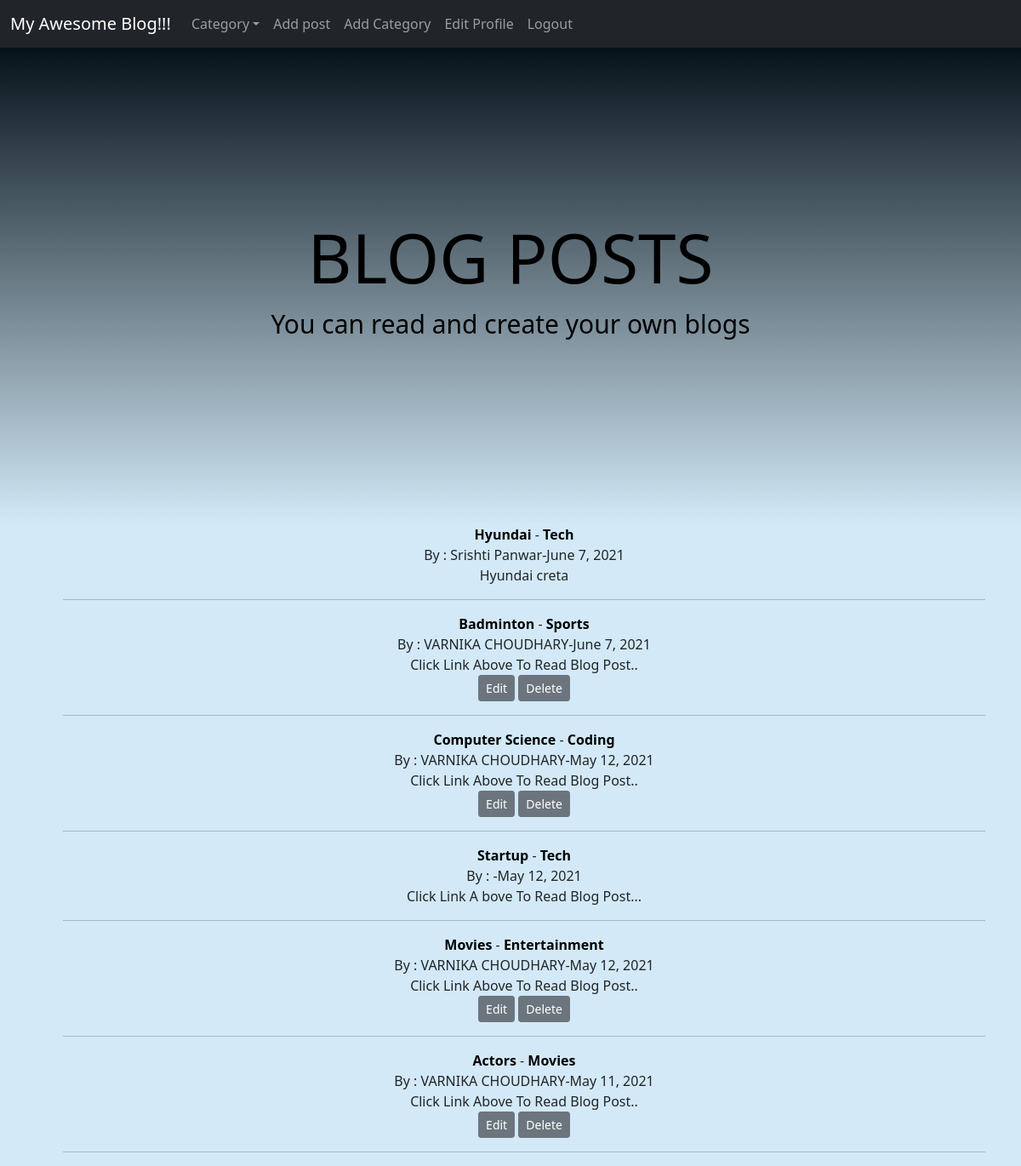
The page / (signed in) on the database its author committed.
### myblog/models.py (models this page shows, shortened)
class Post(models.Model):
    title = models.CharField(max_length=25)
    title_tag = models.CharField(max_length=50, default="My Awesome Blog")
    author = models.ForeignKey(User, on_delete=models.CASCADE)
    body = RichTextField(blank=True, null=True)
    post_date = models.DateField(auto_now_add=True)
    category = models.CharField(max_length=200,default='coding')
    snippet = models.CharField(max_length=200,default='')

### myblog/views.py (the view)
# urls.py: path('', HomeView.as_view(), name= "home"),
class HomeView(ListView):
    model = Post
    template_name = 'home.html'
    ordering = ['-post_date']
    def get_context_data(self, *args, **kwargs):
        cat_menu = Category.objects.all()
        context =super(HomeView, self).get_context_data(*args, **kwargs)
        context["cat_menu"] = cat_menu
        return context

### myblog/models.py (called while the page is built)
    def __str__(self):
       return self.name

### myblog/templates/home.html (shortened to what this page needs)
<!doctype html>
<html lang="en">
  <head>
    <link href="https://cdn.jsdelivr.net/npm/bootstrap@5.0.0/dist/css/bootstrap.min.css" rel="stylesheet">
    {% extends 'base.html' %}
      {% block content %}
      <ul>
      {% for post in object_list %}
      <a href="{% url 'article-detail' post.pk %}" style="text-decoration: none;color: black;font-weight: bold;"> {{post.title }} </a>-
        <a href="{% url 'category' post.category|slugify %}" style="text-decoration: none;color: black;font-weight: bold;">{{post.category}}</a><br>
      By : {{ post.author.first_name}} {{ post.author.last_name}}-{{post.post_date}} <br>
          {{post.snippet}}
          {% if user.is_authenticated %}
          {% if user.id == post.author.id %}
          <br>
          <small><a href="{% url 'update_post' post.pk %}" class="btn btn-secondary   btn-sm">Edit</a></small>  <small><a href="{% url 'delete_post' post.pk %}" class="btn btn-secondary  btn-sm">Delete</a></small>
          {% endif%}
          {% endif%}
          <br>
          <hr>
      {% endfor%}
      </ul>
      {% endblock %}

### myblog/templates/base.html (style rules this page uses)
* { padding: 0; margin:0; box-sizing: border-box; }

### rows shown on the page
Post: title "Hyundai", category "Tech", author.first_name "Srishti", author.last_name "Panwar", post_date "June 7, 2021", snippet "Hyundai creta"
Post: title "Badminton", category "Sports", author.first_name "VARNIKA", author.last_name "CHOUDHARY", post_date "June 7, 2021", snippet "Click Link Above To Read Blog Post..", shows "Edit"
Post: title "Computer Science", category "Coding", author.first_name "VARNIKA", author.last_name "CHOUDHARY", post_date "May 12, 2021", snippet "Click Link Above To Read Blog Post..", shows "Edit"
Post: title "Startup", category "Tech", post_date "May 12, 2021", snippet "Click Link A bove To Read Blog Post..."
Post: title "Movies", category "Entertainment", author.first_name "VARNIKA", author.last_name "CHOUDHARY", post_date "May 12, 2021", snippet "Click Link Above To Read Blog Post..", shows "Edit"
Post: title "Actors", category "Movies", author.first_name "VARNIKA", author.last_name "CHOUDHARY", post_date "May 11, 2021", snippet "Click Link Above To Read Blog Post..", shows "Edit"
